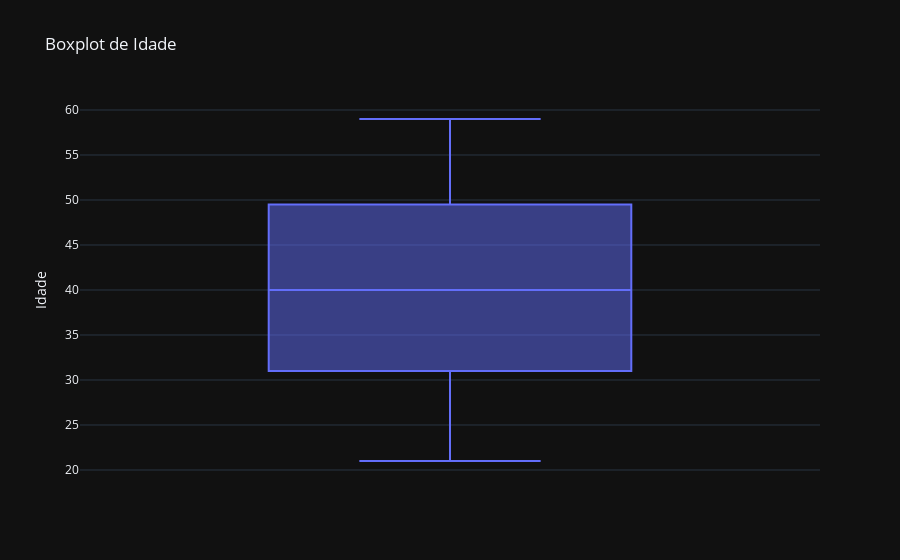

Notebook cell for this chart:
### Markdown cell above
## Boxplot

### Code cell
# CRIANDO O GRÁFICO
fig = px.box(
    dados,
    y = 'Idade',
    title = 'Boxplot de Idade',
    width = 900
)

fig.show()

### Figure 1 — Plotly figure (JSON) as saved in the notebook; plotly's stock layout.template omitted (floating-point values rounded to 4 significant figures)
{"data": [{"alignmentgroup": "True", "hovertemplate": "Idade=%{y}<extra></extra>", "legendgroup": "", "marker": {"color": "#636efa"}, "name": "", "notched": false, "offsetgroup": "", "orientation": "v", "showlegend": false, "x0": " ", "xaxis": "x", "y": [32, 21, 38, 30, 42, 36, 29, 45, 53, 59, 42, 38, 28, 30, 49, 33, 50, 43, 53, 50], "y0": " ", "yaxis": "y", "type": "box"}], "layout": {"xaxis": {"anchor": "y", "domain": [0.0, 1.0]}, "yaxis": {"anchor": "x", "domain": [0.0, 1.0], "title": {"text": "Idade"}}, "legend": {"tracegroupgap": 0}, "title": {"text": "Boxplot de Idade"}, "boxmode": "group", "width": 900}}
